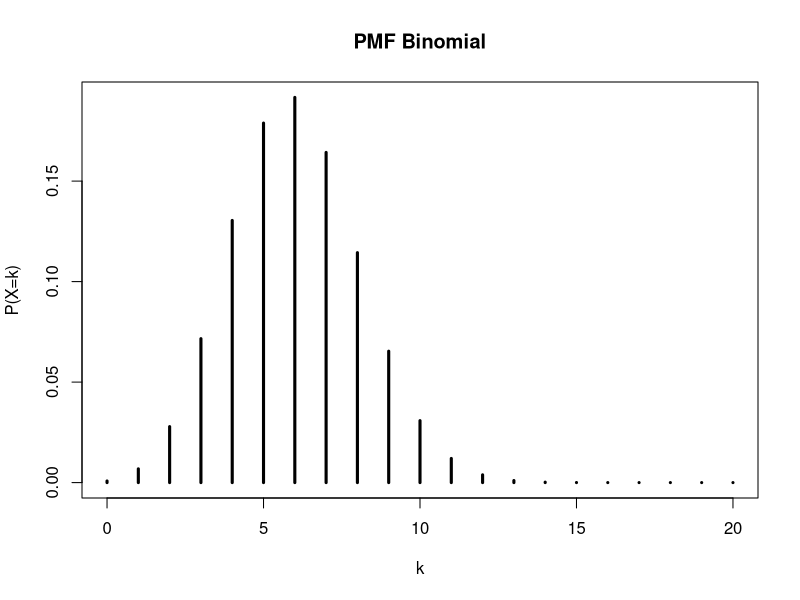
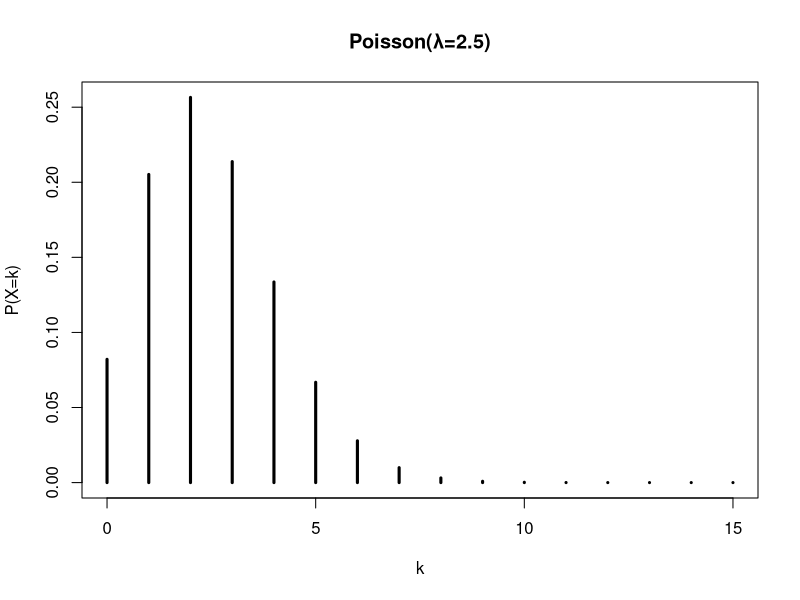
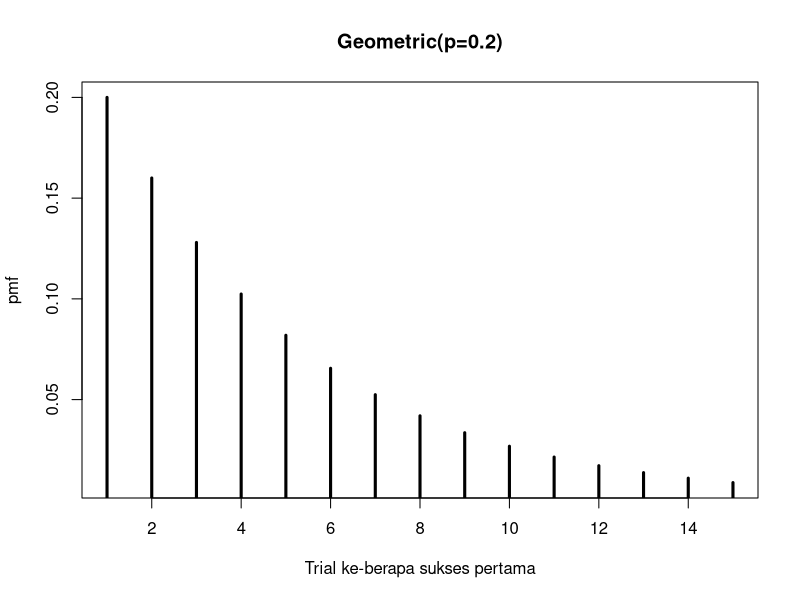
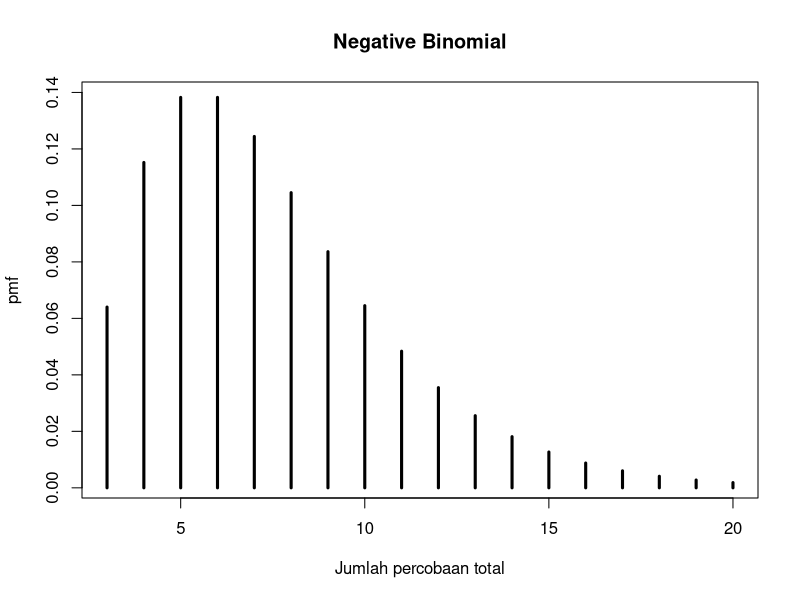
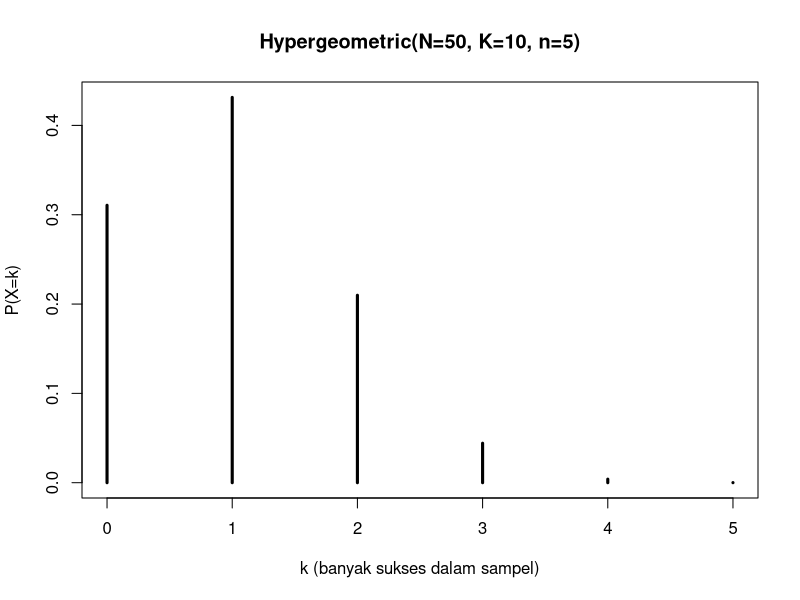

These charts were generated, in order, by the following R code:
# 1. SEBARAN BERNOULLI
# Probability mass: P(X = x)
p <- 0.3
dbinom(1, size=1, prob=p)   # = p
dbinom(0, size=1, prob=p)   # = 1-p
# Cumulative: P(X <= x)
pbinom(0, size=1, prob=p)   # P(X <= 0) = 1-p
pbinom(1, size=1, prob=p)   # P(X <= 1) = 1
# Simulasi (generate n Bernoulli trials)
set.seed(2025)
n <- 100
p <- 0.3
x <- rbinom(n, size=1, prob=p)  # vektor 0/1
head(x, n=10)
# Estimasi p (MLE)
p_hat <- mean(x)
p_hat

# 2. SEBARAN BINOMIAL
n <- 20; p <- 0.3; x <- 0:n
pmf <- dbinom(x, size=n, prob=p)
cdf <- pbinom(x, size=n, prob=p)
plot(x, pmf, type="h", lwd=3, main="PMF Binomial", xlab="k", ylab="P(X=k)")
k_obs <- 24     # contoh: 24 sukses dari 100 percobaan
n <- 100
p_hat <- k_obs / n
p_hat

# 3. SEBARAN POISSON
lambda <- 2.5
x <- 0:15
pmf <- dpois(x, lambda)
plot(x, pmf, type='h', lwd=3, main='Poisson(λ=2.5)', xlab='k', ylab='P(X=k)')
samp <- rpois(n, lambda)
lambda_hat <- mean(samp)
lambda_hat

# 4. SEBARAN GEOMETRIK
set.seed(123)
p <- 0.2
x <- 1:15
pmf <- dgeom(x-1, p)
plot(x, pmf, type='h', lwd=3, main='Geometric(p=0.2)', xlab='Trial ke-berapa sukses pertama')

n <- 1000
p

# R menghasilkan jumlah kegagalan sebelum sukses (0-based). Untuk 1-based, tambahkan 1.
samp_failures <- rgeom(n, prob = p)   # 0,1,2,...
samp_1based <- samp_failures + 1      # 1,2,3,...

# Statistik simulasi (harus mendekati teoritis)
mean(samp_1based)      # mendekati 1/p
var(samp_1based)       # mendekati (1-p)/p^2
p_hat <- 1 / mean(samp_1based)
p_hat

# 5. SEBARAN NEGATIF BINOMIAL
r <- 3; p <- 0.4
x <- r:20
pmf <- dnbinom(x-r, size=r, prob=p)
plot(x, pmf, type='h', lwd=3, main='Negative Binomial', xlab='Jumlah percobaan total')
n <- 1000
p
r
# rnbinom menghasilkan jumlah kegagalan sebelum r sukses (Y)
samp_failures <- rnbinom(n, size = r, prob = p)
samp_total <- samp_failures + r  # X = Y + r

# Hitung MLE p_hat dari sampel 'samp_total'
p_hat <- (r * length(samp_total)) / sum(samp_total)
p_hat

# 6. SEBARAN HIPERGEOMETRIK
# Contoh parameter
N <- 50    # ukuran populasi
K <- 10    # jumlah sukses di populasi (misal bola merah = sukses)
n <- 5     # ukuran sampel

# Domain k
k <- seq(from = max(0, n + K - N), to = min(n, K))

# PMF: P(X = k)
pmf <- dhyper(k, m = K, n = N - K, k = n)
data.frame(k = k, P = pmf)

# Plot PMF
plot(k, pmf, type = "h", lwd = 3,
     main = paste0("Hypergeometric(N=",N,", K=",K,", n=",n,")"),
     xlab = "k (banyak sukses dalam sampel)", ylab = "P(X=k)")

# Simulasi sampling tanpa pengembalian
m <- 10000
samp <- rhyper(m, m = K, n = N - K, k = n)  # rhyper(nn, m, n, k)
mean(samp)   # harus ≈ n * K / N
n*K/N 
var(samp)    # harus ≈ teori var
n*K/N * (1-K/N) * ((N-n)/(N-1))

#MLE
x_obs <- 3  # misal kita mengamati 3 sukses dalam sampel
# Likelihood sebagai fungsi K (K harus integer 0..N)
lik <- sapply(0:N, function(Kc) {
  if ( (x_obs <= min(n, Kc)) && (x_obs >= max(0, n + Kc - N)) ) {
    choose(Kc, x_obs) * choose(N - Kc, n - x_obs)
  } else 0
})
K_candidates <- which(lik == max(lik)) - 1  # -1 karena index R mulai 1
K_candidates

# Estimator tidak-bulat (unbiased) untuk K
N * x_obs / n

# 7. SEBARAN MULTINOMIAL
# Probabilitas tiap kategori
probs <- c(0.2, 0.5, 0.3)   # p1=0.2, p2=0.5, p3=0.3
n <- 10                     # jumlah percobaan
m <- 1000                   # jumlah simulasi

# Simulasi Multinomial
res <- rmultinom(m, size=n, prob=probs)

# Lihat sebagian hasil
res[,1:14]  # 14 sampel pertama (per baris: (x1,x2,x3))
# Rata-rata empiris dibandingkan teori
rowMeans(res)     # ≈ n * probs
n * probs         # ekspektasi teoretis E(Xi) = n * pi
# Estimasi p_i (MLE) dari observasi/ empiris sampel pertama simulasi
x_obs <- res[,1]        # sampel pertama: jumlah tiap kategori (x1,x2,x3)
p_hat <- x_obs / sum(x_obs)
p_hat
